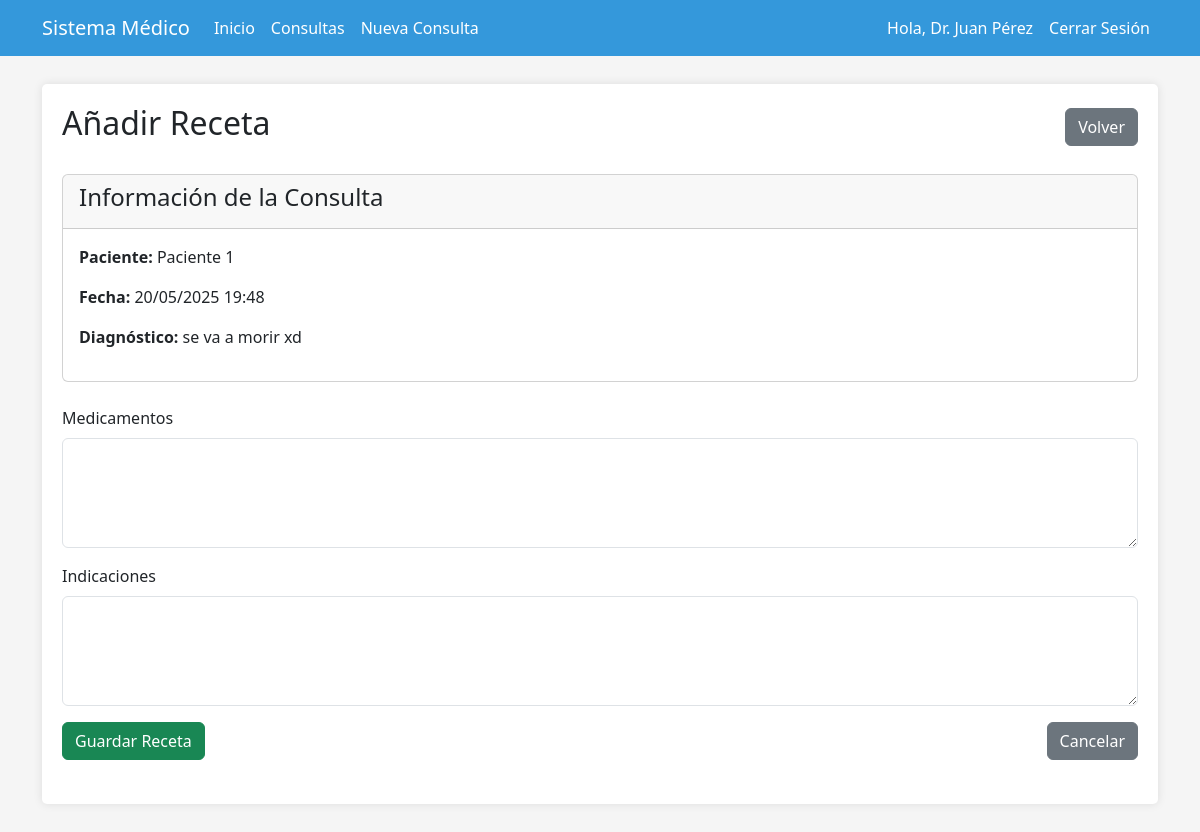
Page /consulta/2/receta/add/ (signed in) on the committed database.
### medical/models.py (models this page shows, shortened)
class Usuario(AbstractUser):
    ROLES = (
        ('paciente', 'Paciente'),
        ('medico', 'Médico'),
        ('administrador', 'Administrador'),
    )
    username = models.CharField(max_length=150, blank=True, null=True)
    first_name = None
    last_name = None
    nombre = models.CharField(max_length=255)
    email = models.EmailField(unique=True)
    fecha_nacimiento = models.DateField(null=True, blank=True)  # Hacemos este campo opcional
    telefono = models.CharField(max_length=15, blank=True, null=True)
    rol = models.CharField(max_length=15, choices=ROLES, default='administrador')  # Valor por defecto
    objects = UsuarioManager()
    USERNAME_FIELD = 'email'
    REQUIRED_FIELDS = ['nombre']  # Eliminamos 'rol' de los campos requeridos

class Consulta(models.Model):
    paciente = models.ForeignKey(Paciente, on_delete=models.CASCADE, related_name='consultas')
    medico = models.ForeignKey(Medico, on_delete=models.CASCADE, related_name='consultas')
    fecha = models.DateTimeField(default=timezone.now)
    duracion = models.IntegerField(help_text="Duración en minutos", null=True, blank=True)
    sintomas = models.TextField(blank=True, null=True)
    observaciones = models.TextField(blank=True, null=True)
    diagnostico = models.TextField(blank=True, null=True)

class Paciente(models.Model):
    usuario = models.OneToOneField(Usuario, on_delete=models.CASCADE, related_name='perfil_paciente')
    alergias = models.TextField(blank=True, null=True)
    enfermedades_previas = models.TextField(blank=True, null=True)
    tratamientos_actuales = models.TextField(blank=True, null=True)
    condiciones_heredadas = models.TextField(blank=True, null=True)
    contacto_emergencia = models.CharField(max_length=255, blank=True, null=True)
    medico_asignado = models.ForeignKey(Medico, on_delete=models.SET_NULL, null=True, blank=True, related_name='pacientes')
    ultima_consulta = models.DateTimeField(blank=True, null=True)
    seguimiento = models.TextField(blank=True, null=True)
    def __str__(self):
        return f"{self.usuario.nombre}"

### medical/views.py (the view)
# urls.py: path('consulta/<int:consulta_id>/receta/add/', views.receta_add, name='receta_add'),
@login_required
def receta_add(request, consulta_id):
    consulta = get_object_or_404(Consulta, pk=consulta_id)
    if request.user.rol != 'medico' or (request.user.rol == 'medico' and consulta.medico.usuario != request.user):
        messages.error(request, 'No tienes permiso para añadir recetas.')
        return redirect('consulta_detail', pk=consulta_id)
    if hasattr(consulta, 'receta'):
        messages.error(request, 'Esta consulta ya tiene una receta asociada.')
        return redirect('consulta_detail', pk=consulta_id)
    if request.method == "POST":
        form = RecetaForm(request.POST)
        if form.is_valid():
            receta = form.save(commit=False)
            receta.consulta = consulta
            receta.save()
            messages.success(request, 'Receta añadida exitosamente.')
            return redirect('consulta_detail', pk=consulta_id)
    else:
        form = RecetaForm()
    return render(request, 'medical/receta_form.html', {'form': form, 'consulta': consulta})

### medical/forms.py
class RecetaForm(forms.ModelForm):
    class Meta:
        model = Receta
        fields = ['medicamentos', 'indicaciones']
        widgets = {
            'medicamentos': forms.Textarea(attrs={'class': 'form-control', 'rows': 4}),
            'indicaciones': forms.Textarea(attrs={'class': 'form-control', 'rows': 4}),
        }

### medical/templates/medical/receta_form.html (shortened to what this page needs)
{% extends 'medical/base.html' %}
{% block content %}
    <div class="d-flex justify-content-between align-items-center mb-4">
        <h2>Añadir Receta</h2>
        <a href="{% url 'consulta_detail' pk=consulta.pk %}" class="btn btn-secondary">Volver</a>
    </div>
    <div class="card mb-4">
        <div class="card-header">
            <h4>Información de la Consulta</h4>
        </div>
        <div class="card-body">
            <p><strong>Paciente:</strong> {{ consulta.paciente }}</p>
            <p><strong>Fecha:</strong> {{ consulta.fecha|date:"d/m/Y H:i" }}</p>
            <p><strong>Diagnóstico:</strong> {{ consulta.diagnostico|truncatechars:100 }}</p>
        </div>
    </div>
    <form method="post" class="mb-4">
        <div class="mb-3">
            <label for="{{ form.medicamentos.id_for_label }}" class="form-label">{{ form.medicamentos.label }}</label>
            {{ form.medicamentos }}
        </div>
        <div class="mb-3">
            <label for="{{ form.indicaciones.id_for_label }}" class="form-label">{{ form.indicaciones.label }}</label>
            {{ form.indicaciones }}
        </div>
        <div class="d-flex justify-content-between">
            <button type="submit" class="btn btn-success">Guardar Receta</button>
            <a href="{% url 'consulta_detail' pk=consulta.pk %}" class="btn btn-secondary">Cancelar</a>
        </div>
    </form>
{% endblock %}

### medical/templates/medical/base.html (shortened to what this page needs)
<!DOCTYPE html>
<html lang="es">
<head>
    <link href="https://cdn.jsdelivr.net/npm/bootstrap@5.3.0/dist/css/bootstrap.min.css" rel="stylesheet">
</head>
<body>
    <nav class="navbar navbar-expand-lg navbar-dark fixed-top">
        <div class="container">
            <a class="navbar-brand" href="{% url 'index' %}">Sistema Médico</a>
            <div class="collapse navbar-collapse" id="navbarNav">
                <ul class="navbar-nav">
                    <li class="nav-item">
                        <a class="nav-link" href="{% url 'index' %}">Inicio</a>
                    </li>
                    {% if user.is_authenticated %}
                        <li class="nav-item">
                            <a class="nav-link" href="{% url 'consulta_list' %}">Consultas</a>
                        </li>
                        {% if user.rol == 'medico' or user.is_staff %}
                            <li class="nav-item">
                                <a class="nav-link" href="{% url 'consulta_new' %}">Nueva Consulta</a>
                            </li>
                        {% endif %}
                    {% endif %}
                </ul>
                <ul class="navbar-nav ms-auto">
                    {% if user.is_authenticated %}
                        <li class="nav-item">
                            <span class="nav-link">Hola, {{ user.nombre }}</span>
                        </li>
                        <li class="nav-item">
                            <a class="nav-link" href="{% url 'logout' %}">Cerrar Sesión</a>
                        </li>
                    {% else %}
                        <li class="nav-item">
                            <a class="nav-link" href="{% url 'login' %}">Iniciar Sesión</a>
                        </li>
                    {% endif %}
                </ul>
            </div>
        </div>
    </nav>
    <div class="container mt-4">
        <div class="content">
            {% block content %}
            {% endblock %}
        </div>
    </div>
</body>
</html>

### medical/templates/medical/base.html (style rules this page uses)
body { padding-top: 60px; padding-bottom: 40px; background-color: #f5f5f5; }
.navbar { background-color: #3498db; }
.navbar-brand, .navbar-nav .nav-link { color: #fff; }
.content { background-color: #fff; padding: 20px; border-radius: 5px; box-shadow: 0 0 10px rgba(0,0,0,0.1); }

### rows in the picture
Usuario: nombre "Dr. Juan Pérez"
Consulta: paciente "Paciente 1", fecha "20/05/2025 19:48", diagnostico "se va a morir xd"
